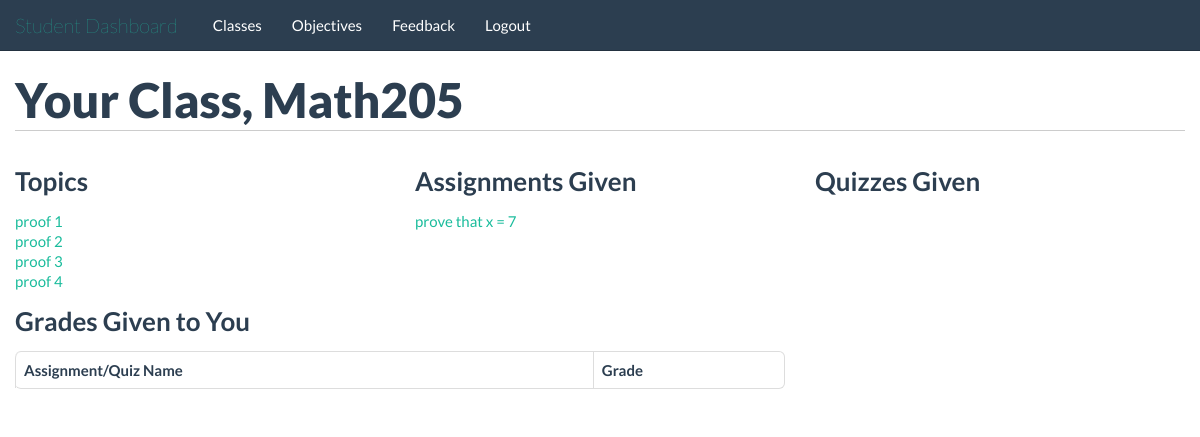
The page /students/class/3/ (signed in) on the database as committed earlier.
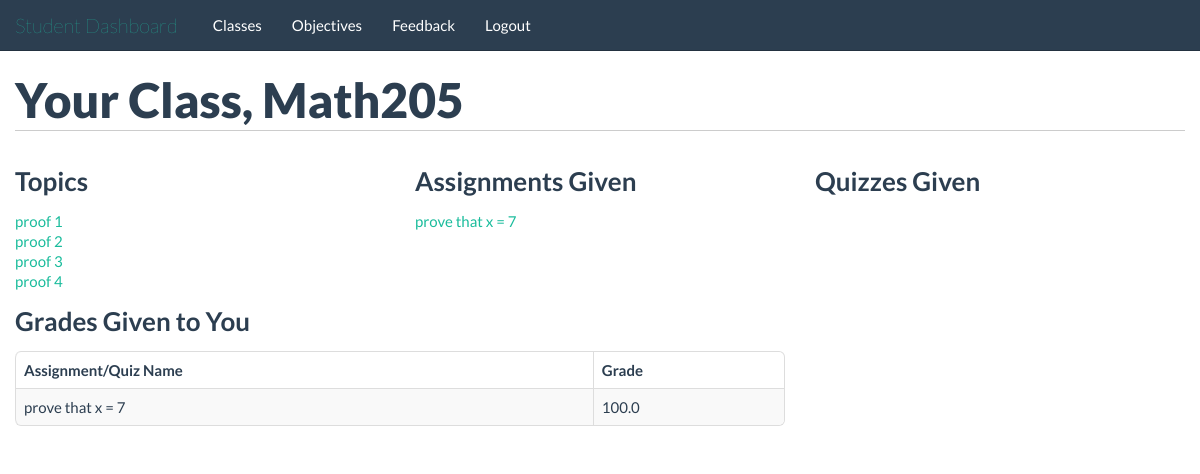
The same page on the database as committed later.
### tables this page shows
CREATE TABLE classes(
id INTEGER PRIMARY KEY,
teacher_id INTEGER,
name TEXT,
FOREIGN KEY(teacher_id) REFERENCES people(id)
);

CREATE TABLE topics(
id INTEGER PRIMARY KEY,
class_id INTEGER,
name TEXT,
FOREIGN KEY(class_id) REFERENCES classes(id)
);

CREATE TABLE assignments(
id INTEGER PRIMARY KEY,
class_id INTEGER,
gets_file INTEGER,
turn_in INTEGER,
name TEXT,
description BLOB,
due_date TEXT, topic_id INTEGER,
FOREIGN KEY(class_id) REFERENCES classes(id)
);

CREATE TABLE assignment_grades(
id INTEGER PRIMARY KEY,
student_id INTEGER,
assignment_id INTEGER,
grade REAL,
FOREIGN KEY(student_id) REFERENCES people(id),
FOREIGN KEY(assignment_id) REFERENCES assignments(id)
);

### application/students.py (the view)
@app.route('/students/class/<class_id>/')
@validate_student
def student_class_page(class_id):
	class_name = query_db("SELECT name FROM classes WHERE id=?;", [class_id], one=True)
	return render_template('/students/class_page.html', class_name=str(class_name[0]), topics=get_class_topic(class_id), assignments=get_class_assign(class_id), quizzes=get_class_quiz(class_id), grades=get_student_grade(class_id))

### application/db_connect.py (called while the page is built)
def get_db():
    db = getattr(g, '_database', None)
    if db is None:
        db = g._database = sqlite3.connect(DATABASE)
    return db

@app.teardown_appcontext
def close_connection(exception):
    db = getattr(g, '_database', None)
    if db is not None:
        db.close()

def query_db(query, args=(), one=False):
    cursor = get_db().execute(query, args)
    returnval = cursor.fetchall()
    cursor.close()
    return (returnval[0] if returnval else None) if one else returnval

def validate_student(func):
	@wraps(func)
	def f(*args, **kwds):
		if not 'isTeacher' in session:
			return redirect("/")
		if session['isTeacher'] == 1:
			return redirect("/teachers/")
		return func(*args, **kwds)
	return f

def get_class_topic(class_id):
	topic_data = query_db("select id, name from topics where class_id=?", [class_id])
	topics = []
	for topic in topic_data:
		topic_dict_class = {}
		topic_dict_class['id'] = topic[0]
		topic_dict_class['name'] = topic[1]
		topics.append(topic_dict_class)
	return topics

def get_class_assign(class_id):
	assignment_data = query_db("select id, name, due_date from assignments where topic_id=(select id from topics where class_id=?);", [class_id])
	assignments = []
	for assignment in assignment_data:
		assignment_dict_class = {}
		assignment_dict_class['id'] = assignment[0]
		assignment_dict_class['name'] = str(assignment[1])
		assignment_dict_class['due_date'] = assignment[2]
		assignments.append(assignment_dict_class)
	return assignments

def get_class_quiz(class_id):
	quiz_data = query_db("SELECT quizzes.id, quizzes.name FROM quizzes JOIN topics ON topics.id=quizzes.topic_id WHERE topics.class_id=?;", [class_id])
	quizzes = []
	for quiz in quiz_data:
		quiz_class = {}
		quiz_class['id'] = quiz[0]
		quiz_class['name'] = quiz[1]
		quizzes.append(quiz_class)
	return quizzes

### application/templates/students/class_page.html (shortened to what this page needs)
{% extends "/students/base_template.html" %}
	{% block body %}
		<div class="container">
			<div class="row">
				<div class="span12">
					<h1>Your Class, {{class_name}}</h1>
				</div>
			</div>
			<div class="row">
				<div class="span4">
					<h2>Topics</h2>
					<ul>
						{% for topic in topics %}
							<li><a href="/students/topics/{{topic.id}}/">{{topic.name}}</a></li>
						{% endfor %}
					</ul>
				</div>
				<div class="span4">
					<h2>Assignments Given</h2>
					<ul>
						{% for assignment in assignments %}
							<li><a href="/students/assignments/{{assignment.id}}/">{{assignment.name}}</a></li>
						{% endfor %}
					</ul>
				</div>
				<div class="span4">
					<h2>Quizzes Given</h2>
				</div>
			</div>
			<div class="row">
				<div class="span8">
					<h2>Grades Given to You</h2>
					<table class="table table-striped table-hover table-bordered">
						<thead>
							<tr>
								<th>Assignment/Quiz Name</th>
								<th>Grade</th>
							</tr>
						</thead>
						<tbody>
							{% for grade in grades %}
								<tr>
									<td>{{grade.thing_name}}</td>
									<td>{{grade.grade}}</td>
								</tr>
							{% endfor %}
						</tbody>
					</table>
				</div>
			</div>
		</div>
	{% endblock %}

### application/templates/students/base_template.html (shortened to what this page needs)
{% set navigation_items = [
	('/students/classes/', 'classes', 'Classes'),
	('/students/objectives/', 'objectives', 'Objectives'),
	('/students/feedback/', 'feedback', 'Feedback'),
	('/logout/', 'logout', 'Logout'),
] -%}
{% set active_page = active_page -%}
<!doctype html>
<html>
	<head>
		<link href="/static/bootstrap.min.css" rel="stylesheet" />
		<link href="/static/bootstrap-responsive.css" rel="stylesheet" />
	</head>
	<body>
		<header>
			<nav class="navbar navbar-fixed-top">
				<div class="navbar-inner">
					<div class="container">
						<a class="brand" href="/students/">Student Dashboard</a>
						<div class="nav-collapse collapse">
							<ul class="nav" id="main-menu-left">
								{% for link_href, link_name, link_text in navigation_items %}
									<li
										{% if link_name == active_page %} class="active"{% endif%}>
										<a href="{{ link_href|e }}">{{ link_text|e }}</a>
									</li>
								{% endfor %}
							</ul>
						</div>
					</div>
				</div>
			</nav>
		</header>
		<main>
			{% block body %}{% endblock %}
		</main>
	</body>
</html>

### application/templates/students/base_template.html (style rules this page uses)
main { margin-top: 70px; }
h1 { border-bottom: 1px solid #ccc; padding-bottom: 10px; margin-bottom: 20px; }
h2 { font-size: 26px; }

### application/templates/students/class_page.html (style rules this page uses)
ul { list-style-type: none; margin: 0; }

Rows that differ between the two databases and show on the page:
added assignment_grades: thing_name "prove that x = 7", grade "100.0"
